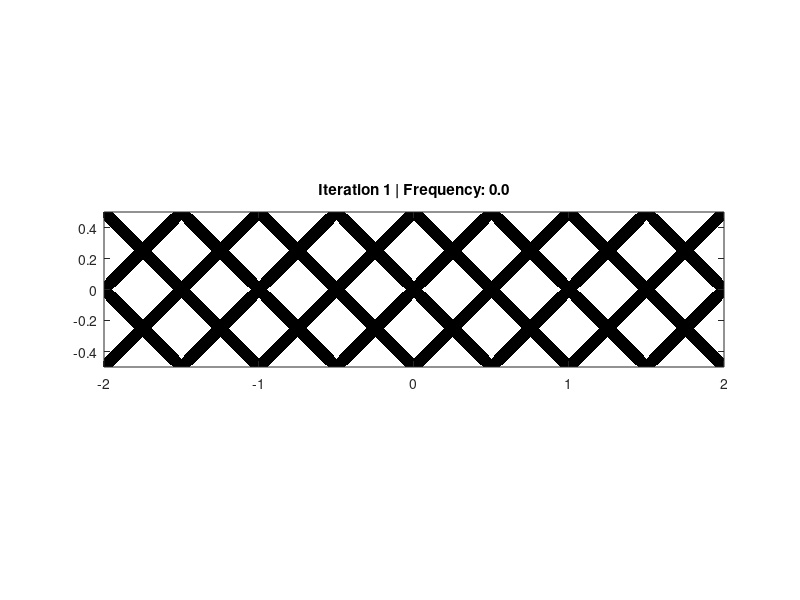

This chart was generated by the following MATLAB code: (Note: this script raises an error after producing the figure.)
%% ========================================================================
%  MMC Topology Optimization for Natural Frequency (Reusable Helper)
%  ========================================================================
%
%  Description:
%    Shared solver used by the case-specific scripts for maximizing the
%    first natural frequency of a 2D structure with MMC. Geometry,
%    boundary conditions, and mass placement are provided via `config`.
%
%  Usage:
%    results = mmc_nfreq_2d_common(config);
%    Mandatory config fields:
%      - domainWidth, domainHeight   : Design domain size [m]
%      - numElemX, numElemY          : Mesh resolution
%      - boundaryType                : 'clamped-left' | 'clamped-both' | 'simply-supported-both'
%      - massLocation                : [x, y] mass coordinates (origin at domain center)
%    Other fields fall back to defaults mirroring mmc_nfreq_2d_refactored.m.
%
% =========================================================================

function results = mmc_nfreq_2d_common(config)

if nargin < 1
    config = struct();
end

%% ========================================================================
%  0. CONFIGURATION
% =========================================================================

cfg = defaultConfig();
cfg = applyOverrides(cfg, config);

% --- Geometry ---
domainWidth  = cfg.domainWidth;
domainHeight = cfg.domainHeight;
thickness    = cfg.thickness;

% --- Mesh ---
numElemX = cfg.numElemX;
numElemY = cfg.numElemY;

% --- Material Properties ---
youngsModulus = cfg.youngsModulus;
poissonsRatio = cfg.poissonsRatio;
density       = cfg.density;
concentratedMass = cfg.concentratedMass;

% --- MMC Component Parameters ---
componentSpacingX = cfg.componentSpacingX;
componentSpacingY = cfg.componentSpacingY;
initialHalfLength = cfg.initialHalfLength;
initialHalfWidth1 = cfg.initialHalfWidth1;
initialHalfWidth2 = cfg.initialHalfWidth2;
initialAngle      = cfg.initialAngle;

% --- Optimization Parameters ---
volumeFraction      = cfg.volumeFraction;
superEllipsoidPower = cfg.superEllipsoidPower;
ksParameter         = cfg.ksParameter;

% --- Convergence Settings ---
maxIterations  = cfg.maxIterations;
convergenceTol = cfg.convergenceTol;
moveLimit      = cfg.moveLimit;

% --- Epsilon Schedule (Heaviside sharpness) ---
eps_initial = cfg.eps_initial;
eps_final   = cfg.eps_final;
eps_midIter = cfg.eps_midIter;
eps_rate    = cfg.eps_rate;

% --- Eigenvalue Analysis ---
targetMode      = cfg.targetMode;
numModesCompute = cfg.numModesCompute;

% --- Numerical Parameters ---
minDensity        = cfg.minDensity;
sensitivityDigits = cfg.sensitivityDigits;
objScaleFactor    = cfg.objScaleFactor;

%% ========================================================================
%  1. FINITE ELEMENT MESH SETUP
% =========================================================================

% Helper function for sparse matrix assembly
fsparse = @(i,j,s,sz) sparse(i,j,s,sz(1),sz(2));

% Mesh dimensions
numElements = numElemX * numElemY;
numNodes    = (numElemX + 1) * (numElemY + 1);
numDofs     = 2 * numNodes;

% Element dimensions
elemWidth   = domainWidth / numElemX;
elemHeight  = domainHeight / numElemY;
minElemSize = min(elemWidth, elemHeight);

% Element stiffness and mass matrices
Ke_tril = computeElementStiffness(youngsModulus, poissonsRatio, ...
                                   elemWidth, elemHeight, thickness);
KE = triLowerToFull(Ke_tril, 8);

Me_tril = computeElementMass(density, elemWidth, elemHeight, thickness);
ME = triLowerToFull(Me_tril, 8);

% Node numbering matrix
nodeMatrix = int32(reshape(1:numNodes, 1+numElemY, 1+numElemX));

% DOF connectivity matrix (8 DOFs per element: 2 per node x 4 nodes)
edofVec = reshape(2*nodeMatrix(1:end-1, 1:end-1) - 1, numElements, 1);
edofMat = edofVec + int32([0 1 2*numElemY+[2 3 4 5] 2 3]);

% Node IDs for each element (for density interpolation)
elementNodeIDs = edofMat(:, 2:2:8) ./ 2;

% Assembly index arrays (lower triangular, for symmetric matrices)
[indexI, indexII] = deal([]);
for j = 1:8
    indexI  = cat(2, indexI, j:8);
    indexII = cat(2, indexII, repmat(j, 1, 8-j+1));
end
[iK, jK] = deal(edofMat(:, indexI)', edofMat(:, indexII)');
assemblyIndex = sort([iK(:), jK(:)], 2, 'descend');
clear iK jK;

% Nodal coordinates (centered at origin)
[nodeX, nodeY] = meshgrid(elemWidth  * (-numElemX/2 : numElemX/2), ...
                          elemHeight * (-numElemY/2 : numElemY/2));
gridCoords.x = nodeX(:);
gridCoords.y = nodeY(:);

% Volume weight for each node (for constraint computation)
volumeWeight = sparse(double(elementNodeIDs(:)), 1, 1/4);

%% ========================================================================
%  2. BOUNDARY CONDITIONS & LOADS
% =========================================================================

% Boundary conditions (fixed DOFs and supporting elements)
[fixedDofs, fixedElements] = buildBoundaryConditions(cfg.boundaryType, numElemX, numElemY);
freeDofs = setdiff(1:numDofs, fixedDofs);

% Mass placement
massCoords = clampMassLocation(cfg.massLocation, domainWidth, domainHeight, minElemSize);
massNodeID = findNearestNode(massCoords, gridCoords);
massDofs   = 2*massNodeID-1 : 2*massNodeID;

% Elements near mass location (for connectivity check)
[massElements, massColRow] = massNeighborElements(massNodeID, numElemX, numElemY);

%% ========================================================================
%  3. MMC COMPONENT INITIALIZATION
% =========================================================================

% Generate initial component center coordinates
centerX = componentSpacingX : 2*componentSpacingX : domainWidth;
centerY = componentSpacingY : 2*componentSpacingY : domainHeight;
numCompX = length(centerX);
numCompY = length(centerY);

% Duplicate coordinates for crossing components at each location
centerX = kron(centerX, ones(1, 2*numCompY));
centerY = repmat(kron(centerY, ones(1, 2)), 1, numCompX);

numComponents = length(centerX);

% Initialize design variables for all components
% Each component: [x0, y0, L, t1, t2, theta]
halfLengths = repmat(initialHalfLength, 1, numComponents);
halfWidths1 = repmat(initialHalfWidth1, 1, numComponents);
halfWidths2 = repmat(initialHalfWidth2, 1, numComponents);
angles      = repmat([initialAngle, -initialAngle], 1, numComponents/2);

% Assemble design variable vector
% Shift centers to be relative to domain center
designVars = [centerX - elemWidth*numElemX/2; ...
              centerY - elemHeight*numElemY/2; ...
              halfLengths; halfWidths1; halfWidths2; angles];

numDesignVars    = numel(designVars);
varsPerComponent = numDesignVars / numComponents;

% Active components and design variables (may be reduced during optimization)
activeComponents = 1:numComponents;
activeDesignVars = 1:numDesignVars;

% Non-design region (empty for this problem)
nonDesignTDF = [];

% Initialize component TDF matrix
componentTDF = zeros(numNodes, numComponents);

%% ========================================================================
%  4. MMA OPTIMIZER SETUP
% =========================================================================

% MMA parameters
numConstraints = 1;
mma_c = 1000 * ones(numConstraints, 1);
mma_d = zeros(numConstraints, 1);
mma_a0 = 1;
mma_a = zeros(numConstraints, 1);

% Design variable history
xval  = designVars(:);
xold1 = xval;
xold2 = xval;

% Design variable bounds (per component)
xmin_single = [-domainWidth/2; -domainHeight/2; minElemSize; ...
               minElemSize; minElemSize; -pi];
xmax_single = [domainWidth/2; domainHeight/2; ...
               sqrt(domainWidth^2 + domainHeight^2)/2; ...
               0.5*min(domainWidth, domainHeight) * [1; 1]; pi];

xmin = repmat(xmin_single, numComponents, 1);
xmax = repmat(xmax_single, numComponents, 1);

% MMA asymptote bounds
low = xmin;
upp = xmax;

% Best design tracking (for recovery from disconnection)
xval_best  = xval;
bestFrequency = 0;

%% ========================================================================
%  5. OPTIMIZATION LOOP
% =========================================================================

% History storage
objectiveHistory   = zeros(1, maxIterations);
constraintHistory  = zeros(1, maxIterations);
objRelativeChange  = 1.0;
iter = 1;

fprintf('\n=== Starting Optimization (%s) ===\n', cfg.boundaryType);
fprintf('Domain: %.1f m x %.1f m | Mesh: %d x %d\n', domainWidth, domainHeight, numElemX, numElemY);
fprintf('Mass location: [%.3f, %.3f] (node %d | node col %d row %d)\n', ...
        massCoords(1), massCoords(2), massNodeID, massColRow(1), massColRow(2));
fprintf('Target volume fraction: %.2f\n', volumeFraction);
fprintf('Number of components: %d\n', numComponents);
fprintf('Number of design variables: %d\n\n', numDesignVars);

while objRelativeChange > convergenceTol && iter <= maxIterations

    % --- Compute adaptive epsilon (Heaviside sharpness) ---
    epsilon = eps_initial + eps_final - ...
              (1/eps_final + exp(-eps_rate*(iter - eps_midIter)))^(-1);

    % =====================================================================
    %  STEP 1: Compute Component TDFs and Derivatives
    % =====================================================================
    componentTDFderiv = sparse(numNodes, numDesignVars);

    for iComp = activeComponents
        [componentTDF, componentTDFderiv, xval, activeComponents, activeDesignVars] = ...
            computeComponentTDF(componentTDF, componentTDFderiv, xval, iComp, ...
                               gridCoords, superEllipsoidPower, varsPerComponent, ...
                               epsilon, activeComponents, activeDesignVars, minElemSize);
    end

    % Aggregate TDFs using KS function
    activeTDF = [componentTDF(:, activeComponents), nonDesignTDF];
    expTDF    = exp(ksParameter * activeTDF);
    globalTDF = max(-1e3, log(sum(expTDF, 2)) / ksParameter);

    % Global TDF sensitivity w.r.t. component TDFs
    activeTDFderiv = componentTDFderiv(:, activeDesignVars);
    dPhimax_dPhi   = expTDF(:, 1:length(activeComponents)) ./ (sum(expTDF, 2) + eps);
    dPhimax_dPhi   = kron(dPhimax_dPhi, ones(1, varsPerComponent));
    globalTDFderiv = dPhimax_dPhi .* activeTDFderiv;

    % =====================================================================
    %  STEP 2: Visualization
    % =====================================================================
    figure(1); clf;
    contourf(reshape(nodeX, [numElemY+1, numElemX+1]), ...
             reshape(nodeY, [numElemY+1, numElemX+1]), ...
             reshape(globalTDF, [numElemY+1, numElemX+1]), [0, 0], 'LineColor', 'none');
    colormap([1 1 1; 0 0 0]);  % White = void, Black = material
    axis equal;
    axis([-domainWidth/2, domainWidth/2, -domainHeight/2, domainHeight/2]);
    title(sprintf('Iteration %d | Frequency: %.1f', iter, bestFrequency));
    drawnow;

    % =====================================================================
    %  STEP 3: Finite Element Analysis
    % =====================================================================

    % Compute element densities from global TDF
    heavisideH     = smoothHeaviside(globalTDF, minDensity, epsilon);
    elementDensity = sum(heavisideH(elementNodeIDs), 2) / 4;
    if ~isempty(fixedElements)
        elementDensity(fixedElements) = 1;  % enforce solid pads at supports
    end

    % Initialize eigenvector
    modeShape = zeros(numDofs, 1);

    % Check structural connectivity (mass must be connected to supports)
    [hasLoadPath, connectedLabel] = checkStructuralConnectivity(...
        elementDensity, numElemY, numElemX, minDensity, fixedElements, massElements);

    if hasLoadPath
        isConnected = true;

        % Find elements in connected region
        bwLabels = reshape(bwlabel(reshape(elementDensity, numElemY, numElemX) > minDensity, 4), ...
                          numElemX*numElemY, 1);
        connectedElements = find(bwLabels == connectedLabel);

        % Use only connected elements for FEA
        connectedDensity = zeros(size(elementDensity));
        connectedDensity(connectedElements) = elementDensity(connectedElements);

        edofMatConnected = edofMat(connectedElements, :);
        freeDofConnected = setdiff(edofMatConnected(:), fixedDofs);

        % Build assembly index for connected region
        [iK1, jK1] = deal(edofMatConnected(:, indexI)', edofMatConnected(:, indexII)');
        assemblyIndexConnected = sort([iK1(:), jK1(:)], 2, 'descend');
        clear iK1 jK1;

        % Assemble stiffness and mass matrices
        [K, M] = assembleGlobalMatrices(Ke_tril, Me_tril, connectedDensity, ...
                    connectedElements, assemblyIndexConnected, numDofs, ...
                    massDofs, concentratedMass, fsparse);

        % Solve eigenvalue problem
        [eigenvectors, eigenvalues] = eigs(K(freeDofConnected, freeDofConnected), ...
                                           M(freeDofConnected, freeDofConnected), ...
                                           numModesCompute, 'sm');
        frequency = eigenvalues(targetMode, targetMode);
        modeShape(freeDofConnected) = eigenvectors(:, targetMode);
        modeShape = modeShape / sqrt(modeShape' * M * modeShape);

        % Track best design
        if frequency > bestFrequency
            bestFrequency = frequency;
            xval_best = xval;
        end
    else
        % No load path - penalize disconnected design
        isConnected = false;
        fprintf('  WARNING: Structure disconnected - applying penalty\n');

        % Use full domain for FEA
        [K, M] = assembleGlobalMatrices(Ke_tril, Me_tril, elementDensity, ...
                    1:numElements, assemblyIndex, numDofs, ...
                    massDofs, concentratedMass, fsparse);

        [eigenvectors, eigenvalues] = eigs(K(freeDofs, freeDofs), ...
                                           M(freeDofs, freeDofs), ...
                                           numModesCompute, 'sm');
        frequency = eigenvalues(targetMode, targetMode);
        modeShape(freeDofs) = eigenvectors(:, targetMode);
        modeShape = modeShape / sqrt(modeShape' * M * modeShape);

        % Heavy penalty for disconnection
        if bestFrequency > 0
            frequency = 0.1 * bestFrequency;
        end
        freeDofConnected = freeDofs;  % For sensitivity calculation
    end

    % Store objective and constraint
    objectiveHistory(iter) = frequency;
    volumeConstraint = sum(elementDensity) * elemWidth * elemHeight / ...
                       (domainWidth * domainHeight) - volumeFraction;
    constraintHistory(iter) = volumeConstraint + volumeFraction;

    % =====================================================================
    %  STEP 4: Sensitivity Analysis
    % =====================================================================

    % Derivative of Heaviside function
    dH_dPhi = 3*(1 - minDensity) / (4*epsilon) * (1 - globalTDF.^2 / epsilon^2);
    dH_dPhi(abs(globalTDF) > epsilon) = 0;

    % Adjoint method for eigenvalue sensitivity
    [adjointVec, adjointScalar] = computeAdjointSensitivity(K, M, freeDofConnected, ...
                                                             modeShape, numDofs, frequency);

    % Element sensitivity
    elemSensitivity = sum((adjointVec(edofMat) * (KE - frequency*ME)) .* modeShape(edofMat) - ...
                          0.5 * (adjointScalar * modeShape(edofMat) * ME) .* modeShape(edofMat), 2);

    % Convert to nodal sensitivity
    elemSensNode = elemSensitivity * ones(1, 4) / 4;
    nodalSensitivity = sparse(double(elementNodeIDs(:)), 1, elemSensNode(:));

    % Chain rule: objective sensitivity w.r.t. design variables
    df0dx = zeros(1, numDesignVars);
    df0dx(activeDesignVars) = (nodalSensitivity .* dH_dPhi)' * globalTDFderiv;

    % Constraint sensitivity w.r.t. design variables
    dfdx = zeros(1, numDesignVars);
    dfdx(activeDesignVars) = (volumeWeight .* dH_dPhi)' * globalTDFderiv * ...
                              elemWidth * elemHeight / (domainWidth * domainHeight);

    % Sensitivity truncation (numerical stability)
    digits = sensitivityDigits - floor(log10([max(abs(df0dx(:)))+eps, ...
                                               max(abs(dfdx(:)))+eps]));

    % Objective scaling
    scale = max(abs(df0dx));
    if scale < eps || ~isfinite(scale)
        scale = objScaleFactor;
    else
        objScaleFactor = scale;
    end

    f0val = -frequency / scale;
    df0dx = round(df0dx * 10^digits(1)) / 10^digits(1) / scale;
    dfdx  = round(dfdx * 10^digits(2)) / 10^digits(2);

    % =====================================================================
    %  STEP 5: Design Update (MMA)
    % =====================================================================

    % Apply move limits
    xmin_move = max(xmin, xval - moveLimit*(xmax - xmin));
    xmax_move = min(xmax, xval + moveLimit*(xmax - xmin));

    % Call MMA optimizer
    [xmma, ~,~,~,~,~,~,~,~, low, upp] = mmasub(numConstraints, numDesignVars, iter, ...
        xval, xmin_move, xmax_move, xold1, xold2, f0val, df0dx(:), ...
        volumeConstraint, dfdx, low, upp, mma_a0, mma_a, mma_c, mma_d);

    % Update design variable history
    xold2 = xold1;
    xold1 = xval;
    xval  = xmma;

    % =====================================================================
    %  STEP 6: Convergence Check
    % =====================================================================

    if iter >= 5 && volumeConstraint/volumeFraction < 1e-4
        recentObj = objectiveHistory(iter-4:iter);
        objRelativeChange = abs(max(abs(recentObj - mean(recentObj))) / mean(recentObj));
    end

    % Print iteration info
    fprintf('It.: %4d  |  Freq: %8.2f  |  Vol: %+7.4f  |  Change: %.4f | Connected: %d\n', ...
            iter, frequency, volumeConstraint, objRelativeChange, isConnected);

    iter = iter + 1;
end

fprintf('\n=== Optimization Complete ===\n');
fprintf('Final frequency: %.2f\n', bestFrequency);
fprintf('Total iterations: %d\n', iter-1);

% Return a concise results struct
results.bestFrequency    = bestFrequency;
results.designVariables  = xval_best;
results.history.objective   = objectiveHistory(1:iter-1);
results.history.constraint  = constraintHistory(1:iter-1);
results.config = cfg;

end

%% ========================================================================
%  HELPER FUNCTIONS
% =========================================================================

function cfg = defaultConfig()
% DEFAULTCONFIG Default parameters mirroring mmc_nfreq_2d_refactored.m

% Geometry and thickness
cfg.domainWidth  = 4;      % [m] domain length (x)
cfg.domainHeight = 1;      % [m] domain height (y)
cfg.thickness    = 0.01;   % [m] out-of-plane thickness

% Mesh resolution
cfg.numElemX = 400;        % elements along x
cfg.numElemY = 100;        % elements along y

% Material and lumped mass
cfg.youngsModulus = 2e11;  % [Pa] Young's modulus
cfg.poissonsRatio = 0.3;   % [-] Poisson's ratio
cfg.density       = 7800;  % [kg/m^3] material density
cfg.concentratedMass = 1e5; % [kg] lumped mass magnitude

% MMC initialization
cfg.componentSpacingX = 0.25; % [m] grid spacing for component centers (x)
cfg.componentSpacingY = 0.25; % [m] grid spacing for component centers (y)
cfg.initialHalfLength = 0.4;  % [m] initial component half-length
cfg.initialHalfWidth1 = 0.04; % [m] initial half-width at end 1
cfg.initialHalfWidth2 = 0.04; % [m] initial half-width at end 2
cfg.initialAngle      = pi/4; % [rad] initial inclination (alternating +/-)

% Optimization and aggregation
cfg.volumeFraction      = 0.3; % [-] allowable volume fraction
cfg.superEllipsoidPower = 6;   % [-] shape power p
cfg.ksParameter         = 100; % [-] KS aggregation parameter

% MMA iteration controls
cfg.maxIterations  = 500;   % max optimizer iterations
cfg.convergenceTol = 1e-4;  % relative objective change for stop
cfg.moveLimit      = 0.1;   % max normalized design move per iter

% Heaviside schedule
cfg.eps_initial = 0.02;   % start sharpness
cfg.eps_final   = 0.3;    % end sharpness
cfg.eps_midIter = 30;     % midpoint iteration
cfg.eps_rate    = 0.5;    % transition rate

% Eigen analysis
cfg.targetMode      = 1;  % mode to maximize
cfg.numModesCompute = 6;  % modes to compute

% Numerical stabilization
cfg.minDensity        = 1e-6; % floor density
cfg.sensitivityDigits = 5;    % rounding digits for sensitivities
cfg.objScaleFactor    = 100;  % fallback scaling for objective

% Supports and mass placement
cfg.boundaryType = 'clamped-both'; % default boundary condition preset
cfg.massLocation = [0, 0];         % [x,y] mass position (domain-centered coords)
end


function cfg = applyOverrides(cfg, overrides)
% APPLYOVERRIDES Update default config with provided overrides

if isempty(overrides)
    return;
end

fields = fieldnames(overrides);
for i = 1:numel(fields)
    cfg.(fields{i}) = overrides.(fields{i});
end
end


function coords = clampMassLocation(coords, width, height, minElemSize)
% CLAMPMASSLOCATION Keep mass coordinates inside the domain with a margin

    marginX = minElemSize/10;
    marginY = minElemSize/10;
    coords(1) = max(-width/2 + marginX, min(width/2 - marginX, coords(1)));
    coords(2) = max(-height/2 + marginY, min(height/2 - marginY, coords(2)));
end


function nodeID = findNearestNode(target, grid)
% FINDNEARESTNODE Nearest node to a target coordinate

[~, nodeID] = min((grid.x - target(1)).^2 + (grid.y - target(2)).^2);
end


function [fixedDofs, fixedElements] = buildBoundaryConditions(type, nelx, nely)
% BUILDBOUNDARYCONDITIONS Supported boundary condition presets

leftNodes  = 1:nely+1;
rightNodes = nelx*(nely+1)+1 : (nelx+1)*(nely+1);

switch type
    case 'clamped-left'
        fixedDofs = [2*leftNodes-1, 2*leftNodes];
        fixedElements = 1:nely;

    case 'clamped-both'
        fixedDofs = [2*leftNodes-1, 2*leftNodes, 2*rightNodes-1, 2*rightNodes];
        fixedElements = union(1:nely, (nelx-1)*nely+1 : nely*nelx);

    case 'simply-supported-both'
        % Hinged supports at mid-height on left/right edges (Table 3)
        jMid = nely/2 + 1;  % requires even nely
        fixNd = [jMid, nelx*(nely+1) + jMid];

        % Constrain both translational DOFs at hinge nodes
        fixedDofs = [2*fixNd - 1, 2*fixNd];

        % Non-design pads: two elements per hinge (column 1 and column nelx)
        eL1 = nely/2;
        eL2 = nely/2 + 1;
        eR1 = (nelx-1)*nely + nely/2;
        eR2 = (nelx-1)*nely + nely/2 + 1;
        fixedElements = [eL1, eL2, eR1, eR2];

        % Sanity check for the benchmark mesh used in Fig. 8(g)
        if nelx == 400 && nely == 100
            assert(fixNd(1) == 51 && fixNd(2) == 400*(101) + 51, ...
                   'Hinge nodes not at mid-height boundaries for 400x100 mesh');
            expectedPads = [50 51 39950 39951];
            assert(isequal(sort(unique(fixedElements(:)))', expectedPads), ...
                   'Fixed element pads should be two per hinge for 400x100 mesh');
        end


    % % hinge nodes: mid-height on left and right edges
    % jMid = round(nely/2) + 1;              % node row index on left edge (1..nely+1)
    % fixNd = [ jMid,  nelx*(nely+1) + jMid ];
    % 
    % % constrain BOTH DOFs at BOTH hinges (exactly as Table 3)
    % fixedDofs = [2*fixNd-1, 2*fixNd];      % u and v at each hinge node
    % fixedDofs = unique(fixedDofs(:));
    % 
    % % small non-design "pads" at supports (exactly as Table 3)
    % fixedElements = [ ...
    %     round(nely/2), ...
    %     round(nely/2)+1, ...
    %     nely*nelx - round(nely/2), ...
    %     nely*nelx - round(nely/2) + 1 ...
    % ];
    % fixedElements = unique(fixedElements(:));

    otherwise
        error('Unknown boundaryType: %s', type);
end

fixedDofs = unique(fixedDofs);
end


function [massElements, colRow] = massNeighborElements(massNodeID, nelx, nely)
% MASSNEIGHELEMENTS Elements sharing the mass node (up to 4 neighbors)

    rowNode = mod(massNodeID-1, nely+1) + 1;
    colNode = floor((massNodeID-1)/(nely+1)) + 1;

cols = max(1, colNode-1) : min(nelx, colNode);
rows = max(1, rowNode-1) : min(nely, rowNode);

massElements = [];
for c = cols
    for r = rows
        massElements(end+1) = (c-1)*nely + r; %#ok<AGROW>
    end
end

colRow = [colNode, rowNode];
end


function [TDF, TDFderiv, xval, activeComp, activeVars] = ...
    computeComponentTDF(TDF, TDFderiv, xval, compIdx, grid, p, varsPerComp, ...
                        epsilon, activeComp, activeVars, minSize)
% COMPUTECOMPONENTTDF Compute TDF and derivatives for a single MMC component
%
%   The component is a super-ellipsoid defined by:
%     phi(x,y) = 1 - ((x'/L)^p + (y'/l)^p)^(1/p)
%   where (x',y') are local coordinates and l varies linearly with x'.

    % Extract component parameters
    varIdx = (compIdx-1)*varsPerComp + 1 : compIdx*varsPerComp;
    params = xval(varIdx);

    x0 = params(1);     % Center x
    y0 = params(2);     % Center y
    L  = params(3) + eps;  % Half-length (avoid division by zero)
    t1 = params(4);     % Half-width at one end
    t2 = params(5);     % Half-width at other end
    theta = params(6);  % Rotation angle

    % Rotation to local coordinates
    st = sin(theta);
    ct = cos(theta);
    x_local = ct*(grid.x - x0) + st*(grid.y - y0) + eps;
    y_local = -st*(grid.x - x0) + ct*(grid.y - y0) + eps;

    % Variable half-width along component length
    halfWidth = (t1 + t2)/2 + (t2 - t1)/2/L * x_local + eps;

    % Super-ellipsoid implicit function
    superEllipsoid = abs(x_local).^p / L^p + abs(y_local).^p ./ halfWidth.^p;
    TDF(:, compIdx) = 1 - superEllipsoid.^(1/p);

    % Check if component should be deleted (too small or outside domain)
    if (t1/minSize < 1.01 && t2/minSize < 1.01) || min(abs(TDF(:, compIdx))) >= epsilon
        TDF(:, compIdx) = -1e3;
        xval(varIdx(4:5)) = 0;
        activeComp = setdiff(activeComp, compIdx);
        activeVars = setdiff(activeVars, varIdx);
        return;
    end

    % --- Compute derivatives ---
    % d(x_local)/d(params)
    dx_local = [-ct + 0*x_local, -st + 0*x_local, 0*x_local, 0*x_local, 0*x_local, y_local];
    dy_local = [st + 0*y_local, -ct + 0*y_local, 0*y_local, 0*y_local, 0*y_local, -x_local];

    % d(halfWidth)/d(params)
    dw_dx = (t2 - t1) / (2*L);
    dw_dL = -(t2 - t1)/2 * x_local / L^2;
    dw_dt1 = 1/2 - x_local/(2*L);
    dw_dt2 = 1/2 + x_local/(2*L);
    dHalfWidth = [0*halfWidth, 0*halfWidth, dw_dL, dw_dt1, dw_dt2, 0*halfWidth] + ...
                 repmat(dw_dx, 1, varsPerComp) .* dx_local;

    % d(phi)/d(x_local), d(phi)/d(y_local), d(phi)/d(halfWidth)
    dPhi_dx = -(superEllipsoid).^(1/p - 1) .* (x_local/L).^(p-1) / L;
    dPhi_dy = -(superEllipsoid).^(1/p - 1) .* (y_local./halfWidth).^(p-1) ./ halfWidth;
    dPhi_dw = (superEllipsoid).^(1/p - 1) .* (y_local./halfWidth).^p ./ halfWidth;

    % d(phi)/d(L) - special case
    dPhi_dL = zeros(size(dx_local));
    dPhi_dL(:, 3) = (superEllipsoid).^(1/p - 1) .* (x_local/L).^p / L;

    % Chain rule for all parameters
    TDFderiv(:, varIdx) = repmat(dPhi_dx, 1, varsPerComp) .* dx_local + ...
                          repmat(dPhi_dy, 1, varsPerComp) .* dy_local + ...
                          dPhi_dL + ...
                          repmat(dPhi_dw, 1, varsPerComp) .* dHalfWidth;
end


function [adjoint1, adjoint2] = computeAdjointSensitivity(K, M, freeDofs, psi, nDof, lambda)
% COMPUTEADJOINTSENSITIVITY Solve adjoint system for eigenvalue sensitivity
%
%   Solves the augmented system:
%     [K - lambda*M,  -M*psi] [a1]   [0]
%     [-psi'*M,          0  ] [a2] = [1]

    L11 = K(freeDofs, freeDofs) - lambda * M(freeDofs, freeDofs);
    L12 = -M(freeDofs, freeDofs) * psi(freeDofs);
    L21 = L12';

    augmentedMatrix = [L11, L12; L21, 0];
    rhs = [zeros(length(freeDofs), 1); 1];

    solution = augmentedMatrix \ rhs;

    adjoint1 = zeros(nDof, 1);
    adjoint1(freeDofs) = solution(1:end-1);
    adjoint2 = solution(end);
end


function H = smoothHeaviside(phi, alpha, epsilon)
% SMOOTHHEAVISIDE Smoothed Heaviside function for density interpolation
%
%   H = alpha + (1-alpha) * smooth_step(phi/epsilon)
%   where smooth_step is a cubic polynomial in the transition region.

    H = 3*(1 - alpha)/4 * (phi/epsilon - phi.^3/(3*epsilon^3)) + (1 + alpha)/2;
    H(phi > epsilon)  = 1;
    H(phi < -epsilon) = alpha;
end


function [hasPath, connectedLabel] = checkStructuralConnectivity(density, nely, nelx, ...
                                                                  minDen, fixEle, massEle)
% CHECKSTRUCTURALCONNECTIVITY Check if mass is connected to supports
%
%   Uses connected component labeling to verify load path exists.

    binaryDensity = reshape(density, nely, nelx) > minDen;
    labeledRegions = reshape(bwlabel(binaryDensity, 4), nelx*nely, 1);

    fixedLabels = unique(labeledRegions(fixEle));
    massLabels  = nonzeros(unique(labeledRegions(massEle)));

    hasPath = false;
    connectedLabel = [];

    if ~isempty(massLabels)
        for label = massLabels'
            if ismember(label, fixedLabels)
                hasPath = true;
                connectedLabel = label;
                return;
            end
        end
    end
end


function [K, M] = assembleGlobalMatrices(Ke, Me, density, elements, assemblyIdx, ...
                                          nDof, massDofs, massValue, fsparse)
% ASSEMBLEGLOBALMATRICES Assemble global stiffness and mass matrices
%
%   Uses vectorized assembly for efficiency.

    % Stiffness matrix
    sK = reshape(Ke(:) * density(elements)', length(Ke)*length(elements), 1);
    K = fsparse(assemblyIdx(:,1), assemblyIdx(:,2), sK, [nDof, nDof]);
    K = K + K' - diag(diag(K));
    K = K + fsparse(1:nDof, 1:nDof, eps*ones(1,nDof), [nDof, nDof]);  % Regularization

    % Mass matrix
    sM = reshape(Me(:) * density(elements)', length(Me)*length(elements), 1);
    M = fsparse(assemblyIdx(:,1), assemblyIdx(:,2), sM, [nDof, nDof]);
    M = M + M' - diag(diag(M));
    M(massDofs, massDofs) = M(massDofs, massDofs) + massValue * eye(length(massDofs));
    M = M + fsparse(1:nDof, 1:nDof, eps*ones(1,nDof), [nDof, nDof]);  % Regularization
end


function fullMatrix = triLowerToFull(triLower, n)
% TRILOWERTOFULL Convert lower triangular vector to full symmetric matrix

    fullMatrix = zeros(n, n);
    fullMatrix(tril(ones(n)) == 1) = triLower';
    fullMatrix = fullMatrix + fullMatrix' - diag(diag(fullMatrix));
end


function Ke = computeElementStiffness(E, nu, a, b, h)
% COMPUTEELEMENTSTIFFNESS 4-node quadrilateral element stiffness matrix
%
%   Returns lower triangular part (36 unique entries for 8x8 symmetric matrix)

    k1 = [-1/6/a/b*(nu*a^2-2*b^2-a^2), 1/8*nu+1/8, ...
          -1/12/a/b*(nu*a^2+4*b^2-a^2), 3/8*nu-1/8, ...
           1/12/a/b*(nu*a^2-2*b^2-a^2), -1/8*nu-1/8, ...
           1/6/a/b*(nu*a^2+b^2-a^2), -3/8*nu+1/8];

    k2 = [-1/6/a/b*(nu*b^2-2*a^2-b^2), 1/8*nu+1/8, ...
          -1/12/a/b*(nu*b^2+4*a^2-b^2), 3/8*nu-1/8, ...
           1/12/a/b*(nu*b^2-2*a^2-b^2), -1/8*nu-1/8, ...
           1/6/a/b*(nu*b^2+a^2-b^2), -3/8*nu+1/8];

    Ke = E*h/(1-nu^2) * ...
        [k1(1); k1(2); k1(3); k1(4); k1(5); k1(6); ...
         k1(7); k1(8); k2(1); k2(8); k2(7); k2(6); ...
         k2(5); k2(4); k2(3); k1(1); k1(6); k1(7); ...
         k1(4); k1(5); k1(2); k2(1); k2(8); k2(3); ...
         k2(2); k2(5); k1(1); k1(2); k1(3); k1(4); ...
         k2(1); k2(8); k2(7); k1(1); k1(6); k2(1)];
end


function Me = computeElementMass(rho, EW, EH, h)
% COMPUTEELEMENTMASS 4-node quadrilateral consistent mass matrix
%
%   Returns lower triangular part (36 unique entries for 8x8 symmetric matrix)

    A = EW * EH;
    Me = (rho*A*h/36) * ...
        [4; 0; 2; 0; 1; 0; ...
         2; 0; 4; 0; 2; 0; ...
         1; 0; 2; 4; 0; 2; ...
         0; 1; 0; 4; 0; 2; ...
         0; 1; 4; 0; 2; 0; ...
         4; 0; 2; 4; 0; 4];
end
